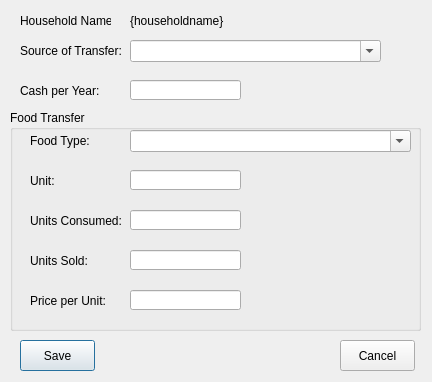
<?xml version="1.0" encoding="UTF-8"?>
<ui version="4.0">
 <class>AddHouseholdIncomeGifts</class>
 <widget class="QDialog" name="AddHouseholdIncomeGifts">
  <property name="geometry">
   <rect>
    <x>0</x>
    <y>0</y>
    <width>432</width>
    <height>382</height>
   </rect>
  </property>
  <property name="windowTitle">
   <string>Add Transfer</string>
  </property>
  <widget class="QLabel" name="label_2">
   <property name="geometry">
    <rect>
     <x>20</x>
     <y>40</y>
     <width>101</width>
     <height>21</height>
    </rect>
   </property>
   <property name="text">
    <string>Source of Transfer:</string>
   </property>
  </widget>
  <widget class="QComboBox" name="cmbSourceOfTransfer">
   <property name="geometry">
    <rect>
     <x>130</x>
     <y>40</y>
     <width>251</width>
     <height>22</height>
    </rect>
   </property>
   <property name="editable">
    <bool>true</bool>
   </property>
  </widget>
  <widget class="QLineEdit" name="txtCash">
   <property name="geometry">
    <rect>
     <x>130</x>
     <y>80</y>
     <width>111</width>
     <height>20</height>
    </rect>
   </property>
  </widget>
  <widget class="QPushButton" name="cmdCancel">
   <property name="geometry">
    <rect>
     <x>340</x>
     <y>340</y>
     <width>75</width>
     <height>31</height>
    </rect>
   </property>
   <property name="text">
    <string>Cancel</string>
   </property>
  </widget>
  <widget class="QLabel" name="label">
   <property name="geometry">
    <rect>
     <x>20</x>
     <y>10</y>
     <width>91</width>
     <height>21</height>
    </rect>
   </property>
   <property name="text">
    <string>Household Name:</string>
   </property>
  </widget>
  <widget class="QLabel" name="label_4">
   <property name="geometry">
    <rect>
     <x>20</x>
     <y>80</y>
     <width>91</width>
     <height>21</height>
    </rect>
   </property>
   <property name="text">
    <string>Cash per Year:</string>
   </property>
  </widget>
  <widget class="QLabel" name="lblHouseholdName">
   <property name="geometry">
    <rect>
     <x>130</x>
     <y>10</y>
     <width>271</width>
     <height>21</height>
    </rect>
   </property>
   <property name="text">
    <string>{householdname}</string>
   </property>
  </widget>
  <widget class="QPushButton" name="cmdSave">
   <property name="geometry">
    <rect>
     <x>20</x>
     <y>340</y>
     <width>75</width>
     <height>31</height>
    </rect>
   </property>
   <property name="text">
    <string>Save</string>
   </property>
   <property name="default">
    <bool>true</bool>
   </property>
  </widget>
  <widget class="QGroupBox" name="groupBox">
   <property name="geometry">
    <rect>
     <x>10</x>
     <y>110</y>
     <width>411</width>
     <height>221</height>
    </rect>
   </property>
   <property name="title">
    <string>Food Transfer</string>
   </property>
   <widget class="QLabel" name="label_6">
    <property name="geometry">
     <rect>
      <x>20</x>
      <y>140</y>
      <width>81</width>
      <height>21</height>
     </rect>
    </property>
    <property name="text">
     <string>Units Sold:</string>
    </property>
   </widget>
   <widget class="QLineEdit" name="txtUnitsConsumed">
    <property name="geometry">
     <rect>
      <x>120</x>
      <y>100</y>
      <width>111</width>
      <height>20</height>
     </rect>
    </property>
   </widget>
   <widget class="QLineEdit" name="txtUnitOfMeasure">
    <property name="geometry">
     <rect>
      <x>120</x>
      <y>60</y>
      <width>111</width>
      <height>20</height>
     </rect>
    </property>
   </widget>
   <widget class="QLabel" name="label_5">
    <property name="geometry">
     <rect>
      <x>20</x>
      <y>100</y>
      <width>91</width>
      <height>21</height>
     </rect>
    </property>
    <property name="text">
     <string>Units Consumed:</string>
    </property>
   </widget>
   <widget class="QLineEdit" name="txtUnitsSold">
    <property name="geometry">
     <rect>
      <x>120</x>
      <y>140</y>
      <width>111</width>
      <height>20</height>
     </rect>
    </property>
   </widget>
   <widget class="QLabel" name="label_7">
    <property name="geometry">
     <rect>
      <x>20</x>
      <y>60</y>
      <width>91</width>
      <height>21</height>
     </rect>
    </property>
    <property name="text">
     <string>Unit:</string>
    </property>
   </widget>
   <widget class="QLabel" name="label_3">
    <property name="geometry">
     <rect>
      <x>20</x>
      <y>20</y>
      <width>61</width>
      <height>21</height>
     </rect>
    </property>
    <property name="text">
     <string>Food Type:</string>
    </property>
   </widget>
   <widget class="QComboBox" name="cmbFoodType">
    <property name="geometry">
     <rect>
      <x>120</x>
      <y>20</y>
      <width>281</width>
      <height>22</height>
     </rect>
    </property>
    <property name="editable">
     <bool>true</bool>
    </property>
   </widget>
   <widget class="QLineEdit" name="txtUnitPrice">
    <property name="geometry">
     <rect>
      <x>120</x>
      <y>180</y>
      <width>111</width>
      <height>20</height>
     </rect>
    </property>
   </widget>
   <widget class="QLabel" name="label_8">
    <property name="geometry">
     <rect>
      <x>20</x>
      <y>180</y>
      <width>81</width>
      <height>21</height>
     </rect>
    </property>
    <property name="text">
     <string>Price per Unit:</string>
    </property>
   </widget>
  </widget>
 </widget>
 <tabstops>
  <tabstop>cmbSourceOfTransfer</tabstop>
  <tabstop>txtCash</tabstop>
  <tabstop>cmdSave</tabstop>
  <tabstop>cmdCancel</tabstop>
 </tabstops>
 <resources/>
 <connections/>
</ui>
